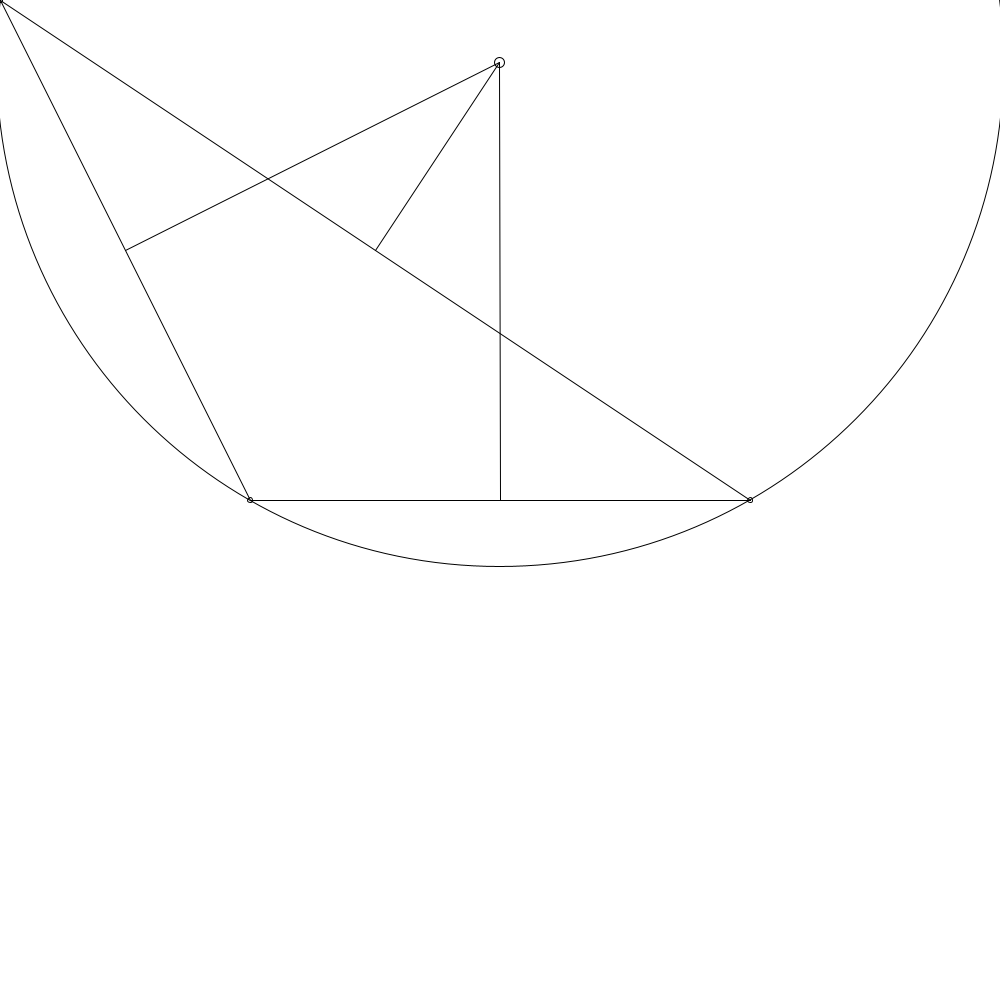
Frame 1 (no input)
Frame 60 (the mouse pressed at the canvas centre just before this capture): identical to frame 1, image omitted
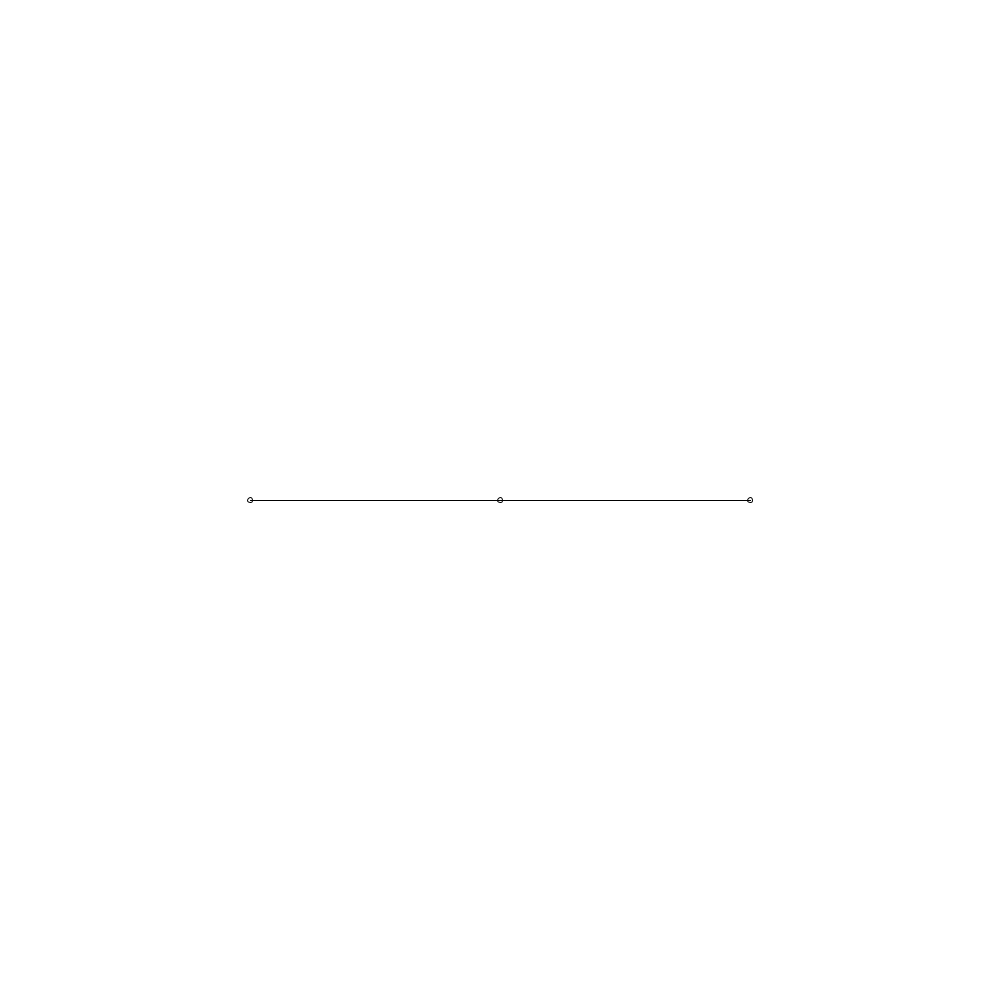
Frame 120 (the mouse held since frame 60 and released just before this capture)

The Processing sketch that drew these frames (run headless with seeded random() and noise(); from frame 60 on, the mouse is pressed at the canvas centre):

// Processing sketch: LineTriGeo
// ── LineTriGeo.pde

Tri tri;
void setup() {
  //size(500, 500);
  size(1000,1000);
  tri=new Tri();
  tri.a=new PVector(250,500);//rand w,rand h
  tri.b=new PVector(750,500);
  pixelDensity(2);
}
void draw() {
  background(255);
  noFill();
  tri.c=new PVector(mouseX,mouseY);
  triDraw(tri);
  PVector circumcenter=circumCenter(tri);
  float circumrad=circumRad(tri,circumcenter);
  ellipse(circumcenter.x,circumcenter.y,10,10);
  ellipse(circumcenter.x,circumcenter.y,circumrad*2,circumrad*2);
  ellipse(tri.a.x,tri.a.y,5,5);
  ellipse(tri.b.x,tri.b.y,5,5);
  ellipse(tri.c.x,tri.c.y,5,5);
  lineDraw(new Line(tri.pointAB(),circumcenter));
  lineDraw(new Line(tri.pointBC(),circumcenter));
  lineDraw(new Line(tri.pointAC(),circumcenter));
}
// ── Line.pde
class Line {
  PVector a, b;
  Line(){
  }
  Line(PVector _1,PVector _2){
    a=_1;
    b=_2;
  }
}
void lineDraw(Line l){
  stroke(0);
  line(l.a.x,l.a.y,l.b.x,l.b.y);
}
PVector lineIntersection(Line line1,Line line2){
    float x1=line1.a.x;
    float y1=line1.a.y;
    
    float x2=line1.b.x;
    float y2=line1.b.y;
    
    float x3=line2.a.x;
    float y3=line2.a.y;
    
    float x4=line2.b.x;
    float y4=line2.b.y;
    //float x=det2x2( det2x2(x1, y1, x2, y2), det2x2(x1, 1, x2, 1), det2x2(x3, y3, x4, y4), det2x2(x3, 1, x4, 1) )
      /// det2x2( det2x2(x1, 1, x2, 1), det2x2(y1, 1, y1, 1), det2x2(x3, 1, x4, 1), det2x2(y3, 1, y4, 1));
    //float y=det2x2(det2x2(x1, y1, x2, y2), det2x2(y1, 1, y2, 1), det2x2(x3, y3, x4, y4), det2x2(y3, 1, y4, 1))/det2x2(det2x2(x1, 1, x2, 1), det2x2(y1, 1, y2, 1), det2x2(x3, 1, x4, 1), det2x2(y3, 1, y4, 1));
    float x=((x1*y2-y1*x2)*(x3-x4)-(x1-x2)*(x3*y4-y3*x4))/( (x1-x2)*(y3-y4)-(y1-y2)*(x3-x4));
    float y=((x1*y2-y1*x2)*(y3-y4)-(y1-y2)*(x3*y4-y3*x4))/( (x1-x2)*(y3-y4)-(y1-y2)*(x3-x4));
    return new PVector(x, y);
}
Line perpBisectorLine(Line line,float lineLength){
  PVector center=PVector.add(line.a,line.b).mult(0.5);
  Line result=new Line();
  PVector diff=PVector.sub(line.a,center);
  diff.rotate(radians(90));
  diff.setMag(lineLength);
  result.a=center.copy().add(diff);
  result.b=center.copy().sub(diff);
  return result;
}

//a b
//c d
float det2x2(float a, float b, float c, float d) {
  return a*d-b*c;
}
// ── Tri.pde
class Tri{
  PVector a,b,c;
  PVector pointAB(){
    return PVector.add(a,b).mult(0.5);
  }
  PVector pointBC(){
    return PVector.add(b,c).mult(0.5);
  }
  PVector pointAC(){
    return PVector.add(a,c).mult(0.5);
  }
  Line lineAB(){
    Line l=new Line();
    l.a=a;
    l.b=b;
    return l;
  }
  Line lineBC(){
    Line l=new Line();
    l.a=b;
    l.b=c;
    return l;
  }
  Line lineAC(){
    Line l=new Line();
    l.a=a;
    l.b=c;
    return l;
  }
}
void triDraw(Tri t){
  stroke(0);
  line(t.a.x,t.a.y,t.b.x,t.b.y);
  line(t.b.x,t.b.y,t.c.x,t.c.y);
  line(t.c.x,t.c.y,t.a.x,t.a.y);
}
float circumRad(Tri tri,PVector center){
  return center.dist(tri.a);
}
PVector circumCenter(Tri tri){
  Line l1=perpBisectorLine(tri.lineAB(),10);
  Line l2=perpBisectorLine(tri.lineBC(),10);
  return lineIntersection(l1,l2);
  
}
